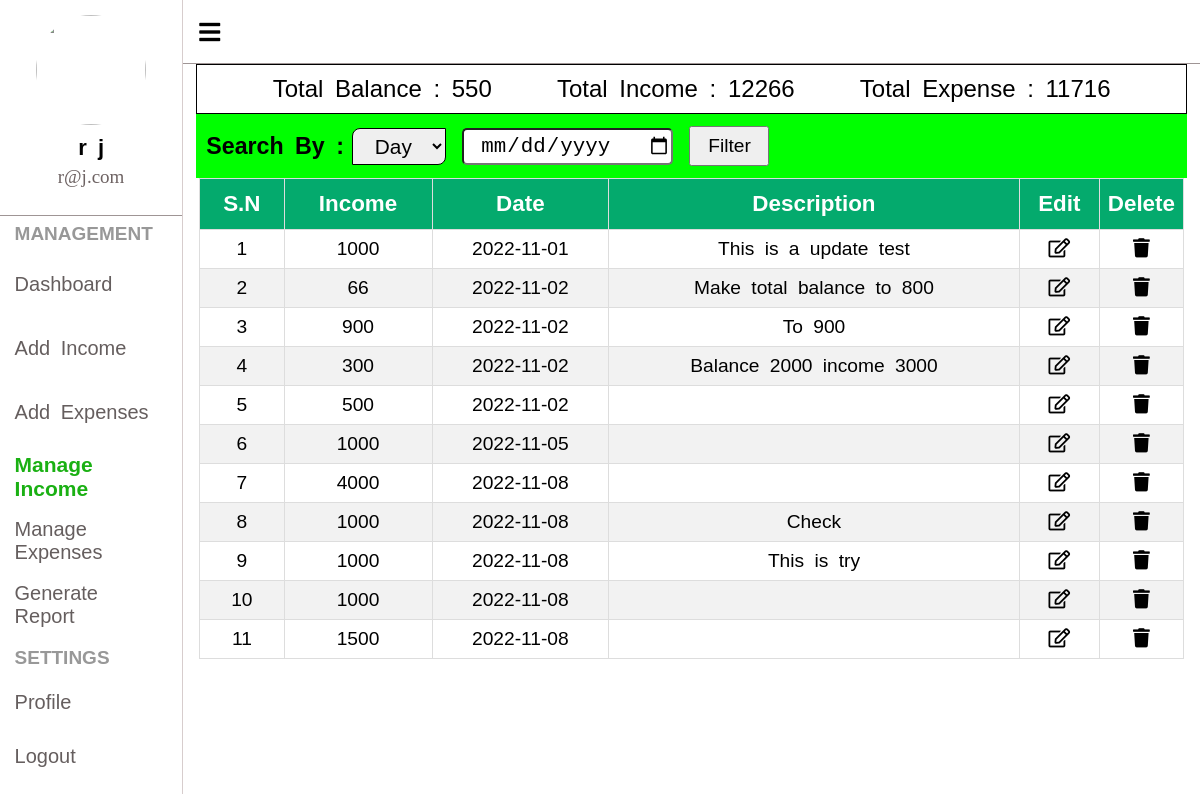
/manageIncome.php (signed in), run on the app's committed database.
### tables this page shows
CREATE TABLE `income` (
  `income_id` int(5) NOT NULL,
  `user_id` int(5) NOT NULL,
  `income` float NOT NULL,
  `date` date NOT NULL,
  `description` varchar(150) NOT NULL
);

### manageIncome.php (the view, shortened to what this page needs)
<?php
require_once "dbCon.php";
$userId = $_SESSION['userId'];
$incomeQuery = mysqli_query($con, " SELECT * FROM `income` WHERE `user_id` = '$userId' ");
$totalIncomeQuery = "SELECT SUM(`income`) FROM `income` WHERE `user_id` = '$userId' ";
$totalExpenseQuery = "SELECT SUM(`expense`) FROM `expense` WHERE `user_id` = '$userId' ";
$totalIncomeSearch = mysqli_query($con,$totalIncomeQuery);
$totalExpenseSearch = mysqli_query($con,$totalExpenseQuery);
$totalIncome = mysqli_fetch_row($totalIncomeSearch)[0];
$totalExpense = mysqli_fetch_row($totalExpenseSearch)[0];
?>
<!DOCTYPE html>
<html>
<head>
</head>
<link rel="stylesheet" type="text/css" href="CSS/leftContainer.css">
<link rel="stylesheet" type="text/css" href="CSS/manageIncome.css">
<link rel="stylesheet" type="text/css" href="CSS/filter.css">
<link rel="stylesheet" type="text/css" href="FONTS/fontAwesome/css/all.css">
<body>
	<?php
	if($_SESSION['loggedIn'] === true) { ?>
		<div class="body-container">
			<?php
			include('bodyLeftContainer.php');
			?>
			<div class="body-right-container">
				<div class="slide-bar">
					<i id="slideBar" class="fa fa-bars"></i>
				</div>
				<div class="balance-detail">
					<div class="balance-item">
						Total Balance : <span id="totalBalance"><?= $totalIncome-$totalExpense ?></span>
					</div>
					<div class="balance-item">
						Total Income : <span id="totalIncome"><?= $totalIncome ?></span>
					</div>
					<div class="balance-item">
						Total Expense : <span id="totalExpense"><?= $totalExpense ?></span>
					</div>
				</div>
				<?php
				if( ($a = mysqli_fetch_assoc($incomeQuery) ) == null){ ?>
					<div class="manage-income-wrapper">
						<div class="empty-detail">
							Please add Income Detail
						</div>
					</div>
				<?php } else { ?>
					<div class="filter-body">
						<form action="filterIncome.php" method="POST">
							<div class="filter-dropdown">
								<label>
									Search By :
								</label>
								<select id="filterDropdown" value="Select" name="select">
									<option value="day">Day</option>
								</select>
							</div>
							<div class="filter-option">
								<div class="filter-option-element">
									<input type="date" name="filterDate" id="filterDate">
								</div>
							</div>
							<div>
								<button  id="filterSubmit">
									Filter
								</button>
							</div>
						</form>
					</div>
					<div class="manage-income-wrapper">
						<table>
							<thead>
								<tr>
									<th>S.N</th>
									<th>Income</th>
									<th>Date</th>
									<th>Description</th>
									<th class="option">Edit</th>
									<th class="option">Delete</th>
								</tr>
							</thead>
							<tbody>
								<?php
								$count = 1;
								do {?>
									<tr>
										<td><?=$count?></td>
										<td><?=$a['income']?></td>
										<td><?=$a['date']?></td>
										<td><?=ucfirst($a['description'])?></td>
										<td><a href="updateIncome.php?update=<?=$a['income_id'];?>"><i class="far fa-edit"></i></a></td>
										<td><a href="deleteIncome.php?delete=<?=$a['income_id'];?>"><i class="fas fa-trash"></i></a></td>
									</tr>
									<?php $count++;
								} while ($a = mysqli_fetch_assoc($incomeQuery)) ?>
							</tbody>
						</table>
					</div>
				<?php }
				?>
			</div>
		</div>
	<?php } else { ?>
		<script>
			location.replace("login.php");
		</script>
	<?php } ?>
</body>
</html>

### CSS/leftContainer.css (style rules this page uses)
* { box-sizing: border-box; padding: 0; margin: 0; word-spacing: 5px; }
.body-container { height: 100vh; width: 100vw; display: flex; justify-content: center; align-items: center; }
.slide-bar { display: flex; justify-content: flex-start; align-items: center; width: 100%; height: 8vh; border-bottom: 1px solid #9F9595; padding: 1rem; position: sticky; top: 0; background-color: white; }
.slide-bar > i { font-size: 1.5rem; cursor: pointer; }
.body-right-container { height: 100vh; width: 100%; display: flex; flex-direction: column; justify-content: flex-start; align-items: center; }
.balance-detail { border: 1px solid black; padding: 1%; display: flex; justify-content: space-evenly; align-items: center; font-size: 1.5rem; font-family: sans-serif; }

### CSS/manageIncome.css (style rules this page uses)
.manage-income-wrapper { height: fit-content; min-height: 70vh; width: 100%; display: flex; justify-content: center; align-items: flex-start; padding: 0 1rem; }
.balance-detail { width: 97.4%; border: 1px solid black; padding: 1%; display: flex; justify-content: space-evenly; align-items: center; font-size: 1.5rem; font-family: sans-serif; }
table { width: 100%; border-collapse: collapse; font-family: Arial; text-align: center; }
th,td { border: 1px solid #ddd; padding: 0.5rem; font-size: 1.2rem; }
td a { color: black; }
th { padding-top: 12px; padding-bottom: 12px; font-size: 1.4rem; background-color: #04AA6D; color: white; }
tr:nth-child(even) { background-color: #f2f2f2; }
.option { width: 5rem; }

### CSS/filter.css (style rules this page uses)
.filter-body { width: 97.4%; }
form { display: flex; justify-content: flex-start; align-items: center; width: 100%; background-color: lime; height: 4rem; padding: 1%; }
form button { font-size: 1.2rem; cursor: pointer; height: 2.5rem; margin-left: 1rem; width: 5rem; }
.filter-dropdown { width: 15rem; display: flex; justify-content: center; align-items: center; }
.filter-dropdown label { width: 15rem; font-size: 1.45rem; font-family: sans-serif; font-weight: bold; }
.filter-dropdown select { width: 8rem; height: 2.3rem; font-size: 1.3rem; text-align: center; border-radius: 0.5rem 0 0.5rem 0; border: 1px solid black; cursor: pointer; }
.filter-option-element input, .date-element input { font-size: 1.2rem; border-radius: 5px; width: 13.2rem; height: 2.3rem; padding-left: 1rem; font-size: 1.3rem; cursor: pointer; }
.filter-option-element { margin-left: 1rem; }

### data on the page
income: income "1000", date "2022-11-01", description "This is a update test"
income: income "66", date "2022-11-02", description "Make total balance to 800"
income: income "900", date "2022-11-02", description "To 900"
income: income "300", date "2022-11-02", description "Balance 2000 income 3000"
income: income "500", date "2022-11-02"
income: income "1000", date "2022-11-05"
income: income "4000", date "2022-11-08"
income: income "1000", date "2022-11-08", description "Check"
income: income "1000", date "2022-11-08", description "This is try"
income: income "1000", date "2022-11-08"
income: income "1500", date "2022-11-08"

### other printed values
$_SESSION['userFirstName'] "r"
$_SESSION['userLastName'] "j"
$_SESSION['userEmail'] "r@j.com"
$totalIncome-$totalExpense "550"
$totalIncome "12266"
$totalExpense "11716"
